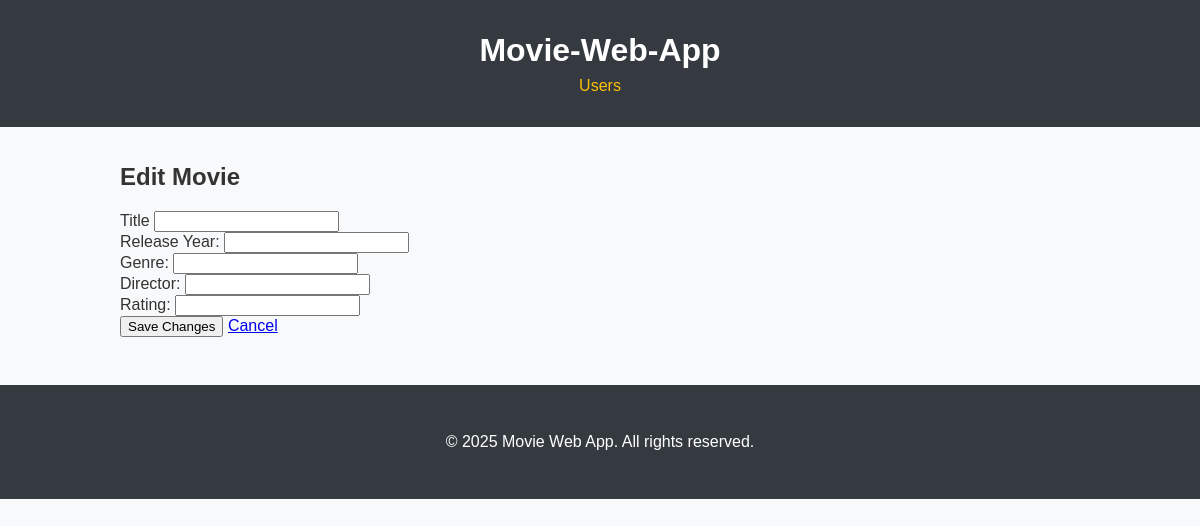
Before: /users/1/movies/1/edit with the older database file.
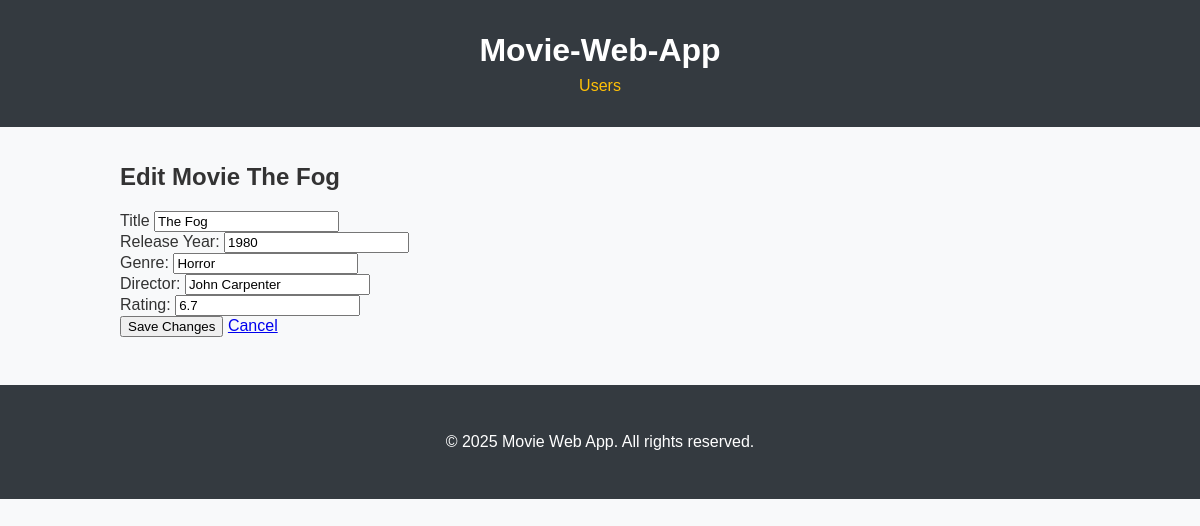
After: the same page with the newer database file.
### models.py (models this page shows)
class Movie(db.Model):
    id = db.Column(db.Integer, primary_key=True, autoincrement=True)
    title = db.Column(db.String(150))
    release_year = db.Column(db.Integer)
    genre = db.Column(db.String(100))
    director = db.Column(db.String(100))
    rating = db.Column(db.Float)
    user_id = db.Column(db.Integer, db.ForeignKey('user.id'))

### app.py (the view)
@app.route('/users/<int:user_id>/movies/<int:movie_id>/edit', methods=['GET', 'POST'])
def edit_movie(user_id, movie_id):
    movie = data_manager.get_movie(user_id, movie_id)
    if request.method == 'POST':
        updated_data = serialize_movie()
        data_manager.update_movie(user_id, movie_id, updated_data)
        return redirect(url_for('user_movies', user_id=user_id))
    return render_template('edit_movie.html', movie=movie, user_id=user_id)

### data_manager.py (called while the page is built)
    def get_movie(self, user_id, movie_id):
        return Movie.query.filter_by(id=movie_id, user_id=user_id).first()

### templates/edit_movie.html
{% extends 'base.html' %}
{% block content %}
<h2>Edit Movie {{ movie.title }}</h2>
<form method="POST">
  <div>
    <label for="title">Title</label>
    <input id="title" name="title" value="{{movie.title}}" required>
  </div>
  <div>
    <label for="release_year">Release Year:</label>
    <input id="release_year" name="release_year" type="number" value="{{ movie.release_year }}" required>
  </div>
  <div>
    <label for="genre">Genre:</label>
    <input id="genre" name="genre" value="{{ movie.genre }}" required>
  </div>
  <div>
    <label for="director">Director:</label>
    <input id="director" name="director" value="{{ movie.director }}" required>
  </div>
  <div>
    <label for="rating">Rating:</label>
    <input id="rating" name="rating" type="number" step="0.1" value="{{ movie.rating }}" required>
  </div>
  <button type="submit">Save Changes</button>
  <a href="{{ url_for('user_movies', user_id=user_id) }}">Cancel</a>
</form>
{% endblock %}

Changed rows visible on the page:
added Movie: title "The Fog", release_year "1980", genre "Horror", director "John Carpenter", rating "6.7"
